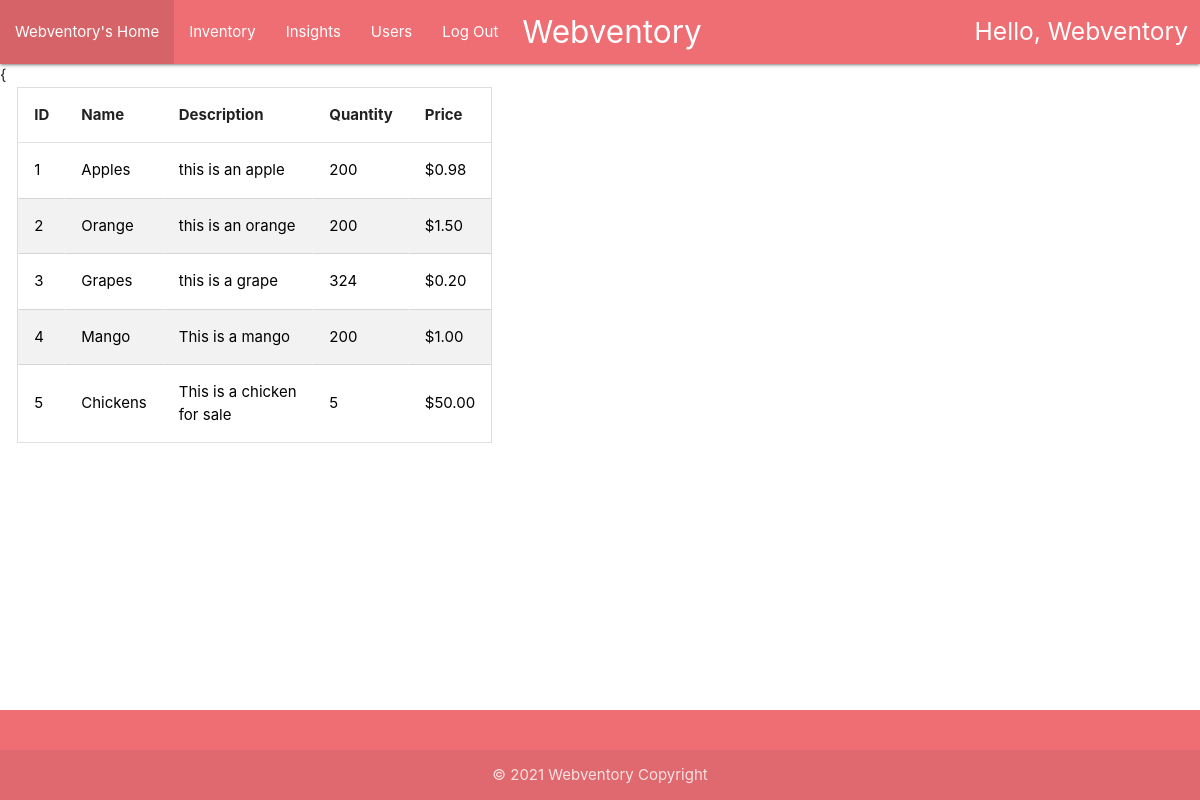
The page /userInsights (signed in) on the database its author committed.
### home/models.py (models this page shows, shortened)
class User(AbstractUser):
    username = models.CharField(max_length=30, unique=True)
    email = models.CharField(max_length=100)
    password = models.CharField(max_length=30)
    def __str__(self):
        return self.username

class Item(models.Model):
    id = models.AutoField(unique=True, primary_key=True)
    name = models.CharField(max_length=30)
    description = models.CharField(max_length=100)
    quantity = models.IntegerField()
    price = models.FloatField()
    user_visibility = models.CharField(max_length=30)

### home/views.py (the view, shortened to what this page needs)
# urls.py: path('userInsights', views.user_insights),
@login_required(login_url='/login')
def user_insights(request, item_id=0):
    items = Item.objects.all().select_related()
    return render(request, 'home/userHomeInsights.html', {"username": str(request.user).title(), "items": items})

### home/templates/home/userHomeInsights.html (shortened to what this page needs)
{% extends 'home/userHome.html' %}
{% block content %}
{
<div class="row" style="padding-left : .5%;">
    <div class="container-fluid">
        <div class="col s5 center">
            <table id="myTable">
                <thead>
                <tr>
                    <th>ID</th>
                    <th>Name</th>
                    <th>Description</th>
                    <th>Quantity</th>
                    <th>Price</th>
                </tr>
                </thead>
                <tbody>
                {% for item in items %}
                <tr>
                    <td><a style="color: black" href="/userInsights/{{item.id}}">
                        {{ item.id }}
                    </a></td>
                    <td><a style="color: black" href="/userInsights/{{item.id}}">
                        {{ item.name }}
                    </a></td>
                    <td><a style="color: black" href="/userInsights/{{item.id}}">
                        {{ item.description }}
                    </a></td>
                    <td><a style="color: black" href="/userInsights/{{item.id}}">
                        {{ item.quantity }}
                    </a></td>
                    <td><a style="color: black" href="/userInsights/{{item.id}}">
                        ${{ item.price|floatformat:2 }}
                    </a></td>
                </tr>
                {% endfor %}
                </tbody>
            </table>
        </div>
    </div>
    {%if item %}
        {% load static %}
    {% endif %}
</div>
{% endblock %}

### home/templates/home/userHomeBase.html (shortened to what this page needs)
<!DOCTYPE html>
<html lang="en">
<head>
    {% load static %}
    <link rel="stylesheet" href="{% static 'home/css/materialize.css' %}">
    <link rel="stylesheet" href="{% static 'home/css/style.css' %}">
</head>
<body>
<nav>
    <div class="nav-wrapper container-fluid">
        <a href="/" class="brand-logo center" style="padding-left: 2%"
        >Webventory</a
        >
        <ul class="left hide-on-med-and-down">
            <li><a href="/userHome">{{username}}'s Home</a></li>
            <li><a href="/userInventory">Inventory</a></li>
            <li><a href="/userInsights">Insights</a></li>
            <li><a href="#">Users</a></li>
            <li><a href="/logout">Log Out</a></li>
        </ul>
        <h5 class="right" style="padding-right: 1%; padding-top: 0.125%">
            Hello, {{username}}
        </h5>
    </div>
</nav>
<main>
    {% block content %}
    {% endblock %}
</main>
<footer class="page-footer">
    <div class="footer-copyright">
        <div class="container center">© 2021 Webventory Copyright</div>
    </div>
</footer>
</body>
</html>

### home/static/home/css/style.css (style rules this page uses)
body { display: flex; min-height: 100vh; flex-direction: column; }
main { flex: 1 0 auto; }
table { border-spacing: 0; width: 100%; border: 1px solid #ddd; }
th { cursor: pointer; }
th, td { text-align: left; padding: 16px; }
tr:nth-child(even) { background-color: #f2f2f2 }

### rows shown on the page
User: username "Webventory"
Item: id "1", name "Apples", description "this is an apple", quantity "200", price "0.98"
Item: id "2", name "Orange", description "this is an orange", quantity "200", price "1.50"
Item: id "3", name "Grapes", description "this is a grape", quantity "324", price "0.20"
Item: id "4", name "Mango", description "This is a mango", quantity "200", price "1.00"
Item: id "5", name "Chickens", description "This is a chicken for sale", quantity "5", price "50.00"
